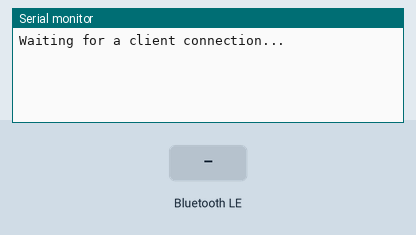
Simulated run of this program. Board: ESP32. Shown: the last lines printed to the serial monitor. The test bench sets the inputs (shaded band). Nothing arrives over Bluetooth unless stated; a phone connects over Bluetooth LE 3 s after start.

Above: at 1.2 s.
1.3 s: Bluetooth LE write "1" received
At 2.5 s:
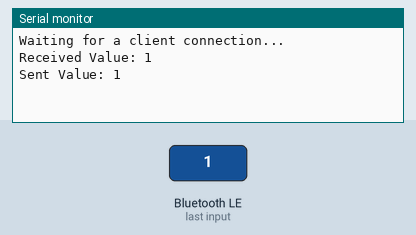
2.8 s: Bluetooth LE write "0" received
At 3.8 s:
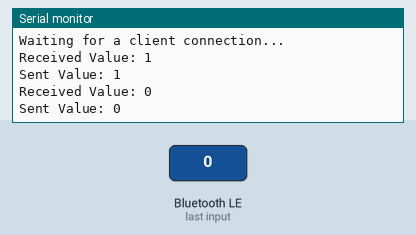
4.3 s: Bluetooth LE write "2" received
At 5.0 s:
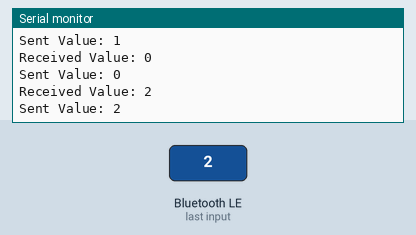

Measured:
- after the input at 1.3 s, the serial monitor: prints a new line after 0.05 s (image 1)
- after the input at 2.8 s, the serial monitor: prints a new line after 0.05 s (image 2)
- after the input at 4.3 s, the serial monitor: prints a new line after 0.05 s (image 3)

The program:

main.cpp
```cpp
/*Bluetooth - UART over BLE

Make a program for ESP32 as a BLE Server to receive a string from a client and convert it to uppercase

and then return it to the client. Use nRF Toolbox or Bluetooth for Arduino on your phone as the client.
*/

#include <Arduino.h>   // Include the Arduino core library
#include <BLEDevice.h> // Include the BLE device library
#include <BLEUtils.h>  // Include the BLE utilities library
#include <BLEServer.h> // Include the BLE server library
#include <BLE2902.h>   // Include the BLE2902 library (for descriptors)

// UUIDs for the BLE service and characteristics
#define SERVICE_UUID "6E400001-B5A3-F393-E0A9-E50E24DCCA9E"           // UUID for the service
#define CHARACTERISTIC_UUID_RX "6E400002-B5A3-F393-E0A9-E50E24DCCA9E" // UUID for the RX characteristic
#define CHARACTERISTIC_UUID_TX "6E400003-B5A3-F393-E0A9-E50E24DCCA9E" // UUID for the TX characteristic

// Create a BLE server
BLEServer *pServer = nullptr;                   // Pointer to the BLE server object
BLECharacteristic *pTxCharacteristic = nullptr; // Pointer to the TX characteristic
bool deviceConnected = false;                   // Flag to check if a device is connected

// Function to convert a string to uppercase
std::string toUpperCase(const std::string &str)
{
  std::string upperStr = str;               // Create a copy of the input string
  for (size_t i = 0; i < str.length(); i++) // Iterate over each character in the string
  {
    upperStr[i] = toupper(str[i]); // Convert the character to uppercase
  }
  return upperStr; // Return the uppercase string
}

// Callback class for BLE server events
class MyServerCallbacks : public BLEServerCallbacks
{
  void onConnect(BLEServer *pServer)
  {
    deviceConnected = true; // Set the flag when a device is connected
  }

  void onDisconnect(BLEServer *pServer)
  {
    deviceConnected = false; // Clear the flag when a device is disconnected
  }
};

// Callback class for BLE characteristics events
class MyCallbacks : public BLECharacteristicCallbacks
{
  void onWrite(BLECharacteristic *pCharacteristic)
  {
    std::string rxValue = pCharacteristic->getValue(); // Get the value written to the characteristic

    if (rxValue.length() > 0) // If there is data
    {
      Serial.print("Received Value: "); // Print "Received Value: " to the Serial Monitor
      Serial.println(rxValue.c_str());  // Print the received value to the Serial Monitor

      // Convert the received string to uppercase
      std::string upperStr = toUpperCase(rxValue);

      // Send the uppercase string back to the client
      pTxCharacteristic->setValue(upperStr); // Set the TX characteristic value to the uppercase string
      pTxCharacteristic->notify();           // Notify the client that the TX characteristic value has changed
      Serial.print("Sent Value: ");          // Print "Sent Value: " to the Serial Monitor
      Serial.println(upperStr.c_str());      // Print the sent value to the Serial Monitor
    }
  }
};

void setup()
{
  Serial.begin(115200); // Initialize serial communication at 115200 baud rate

  // Initialize BLE
  BLEDevice::init("ESP32_BLE_SERVER");            // Initialize the BLE device with the name "ESP32_BLE_Server"
  pServer = BLEDevice::createServer();            // Create the BLE server
  pServer->setCallbacks(new MyServerCallbacks()); // Set the server callbacks

  // Create the BLE service
  BLEService *pService = pServer->createService(SERVICE_UUID); // Create the service with the specified UUID

  // Create the TX characteristic
  pTxCharacteristic = pService->createCharacteristic(CHARACTERISTIC_UUID_TX, BLECharacteristic::PROPERTY_NOTIFY); // Set the TX characteristic as notify property

  pTxCharacteristic->addDescriptor(new BLE2902()); // Add a descriptor to the TX characteristic

  // Create the RX characteristic
  BLECharacteristic *pRxCharacteristic = pService->createCharacteristic(CHARACTERISTIC_UUID_RX, BLECharacteristic::PROPERTY_WRITE); // Set the RX characteristic as write property

  pRxCharacteristic->setCallbacks(new MyCallbacks()); // Set the RX characteristic callbacks

  // Start the service
  pService->start(); // Start the BLE service

  pServer->getAdvertising()->start();                   // Start BLE advertising
  Serial.println("Waiting for a client connection..."); // Print a message to the Serial Monitor
}

void loop()
{
  delay(1000); // Sleep for 1000 milliseconds(1 second)
}
```
